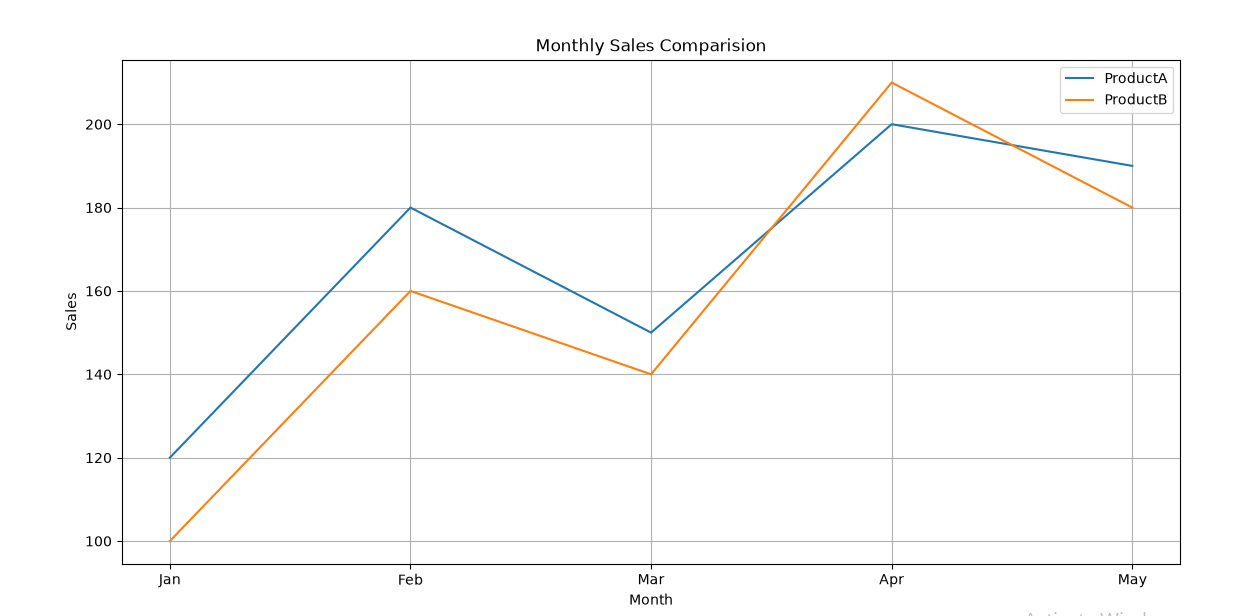

This chart was generated by the following Python code:
import matplotlib.pyplot as plt

months=["Jan","Feb","Mar","Apr","May"]
sales_a=[120,180,150,200,190]
sales_b=[100,160,140,210,180]


plt.plot(months,sales_a,label="ProductA")
plt.plot(months,sales_b,label="ProductB")


plt.title("Monthly Sales Comparision")
plt.xlabel("Month")
plt.ylabel("Sales")

plt.grid(True)
plt.legend()
plt.show()
